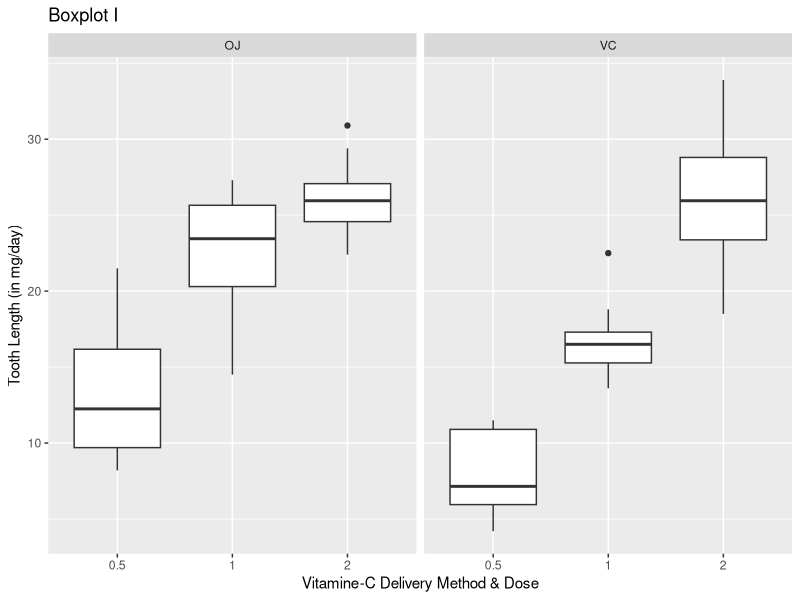
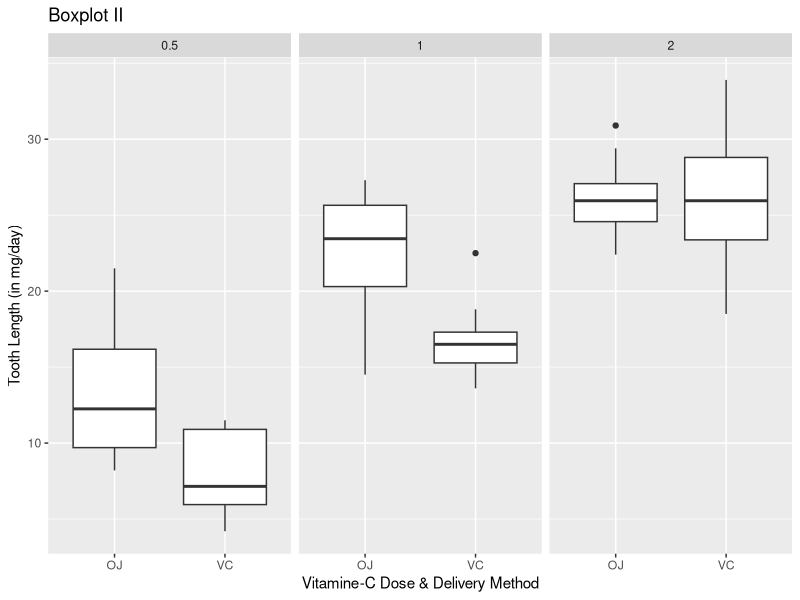

Write R code to recreate these figures, in order. (Note: this script raises an error after producing the figures.)
## ---- chunk 1
# Load dataset
data(ToothGrowth)

# Convert numeric dose values to factor (dose levels) 
ToothGrowth$dose <- factor(ToothGrowth$dose)

# Show structure of dataset
str(ToothGrowth)

# Show snapshot of dataset
head(ToothGrowth, 3); tail(ToothGrowth, 3)

# Show contingency table to show treatmeant grouping of oservations
table(ToothGrowth$dose,
      ToothGrowth$supp)
## ---- chunk 2
# data manipulation
library(plyr)
library(dplyr)   
library(ggplot2) # data visualizations
## ---- chunk 3
par(mfrow=c(1,2))

ggplot(ToothGrowth, aes(x = dose, y = len)) +
      geom_boxplot() +
      facet_grid(. ~ supp) +
      labs(title = "Boxplot I",
           x     = "Vitamine-C Delivery Method & Dose",
           y     = "Tooth Length (in mg/day)")

ggplot(ToothGrowth, aes(x = supp, y = len)) +
      geom_boxplot() +
      facet_grid(. ~ dose) +
      labs(title = "Boxplot II",
           x     = "Vitamine-C Dose & Delivery Method",
           y     = "Tooth Length (in mg/day)")
## ---- chunk 4
# H01:  Mean_2.0 = Mean_1.0 = Mean_0.5

# Ha1a: Mean_2.0 > Mean_1.0
  Ha1a <-
t.test(x = ToothGrowth$len[ToothGrowth$dose == "2"],
       y = ToothGrowth$len[ToothGrowth$dose == "1"],
       alternative = "greater",
       paired      = FALSE); Ha1a

# Ha1b:            Mean_1.0 > Mean_0.5
  Ha1b <-
t.test(x = ToothGrowth$len[ToothGrowth$dose == "1"],
       y = ToothGrowth$len[ToothGrowth$dose == "0.5"],
       alternative = "greater",
       paired = FALSE)

## ---- chunk 5
# H01:  Mean_2.0 = Mean_1.0 = Mean_0.5

## Ha1:  For "OJ" Delivery Method

# Ha1a: Mean_2.0 > Mean_1.0
  Ha1a_OJ <-
t.test(x = ToothGrowth$len[ToothGrowth$dose == "2" & ToothGrowth$supp == "OJ"],
       y = ToothGrowth$len[ToothGrowth$dose == "1" & ToothGrowth$supp == "OJ"],
       alternative = "greater",
       paired = FALSE)

# Ha1b:            Mean_1.0 > Mean_0.5
  Ha1b_OJ <-
t.test(x = ToothGrowth$len[ToothGrowth$dose == "1"   & ToothGrowth$supp=="OJ"],
       y = ToothGrowth$len[ToothGrowth$dose == "0.5" & ToothGrowth$supp=="OJ"],
       alternative = "greater",
       paired = FALSE)

## Ha1: For "VC" Delivery Method

# Ha1a: Mean_2.0 > Mean_1.0
  Ha1a_VC <-
t.test(x = ToothGrowth$len[ToothGrowth$dose == "2" & ToothGrowth$supp=="VC"],
       y = ToothGrowth$len[ToothGrowth$dose == "1" & ToothGrowth$supp=="VC"],
       alternative = "greater",
       paired = FALSE)

# Ha1b:            Mean_1.0 > Mean_0.5
  Ha1b_VC <-
t.test(x = ToothGrowth$len[ToothGrowth$dose == "1"   & ToothGrowth$supp=="VC"],
       y = ToothGrowth$len[ToothGrowth$dose == "0.5" & ToothGrowth$supp=="VC"],
       alternative = "greater",
       paired = FALSE)

## ---- chunk 6
# H02: Mean_OJ  = Mean_VC

# Ha2: Mean_OJ != Mean_VC
  Ha2 <-
t.test(x = ToothGrowth$len[ToothGrowth$supp == "OJ"],
       y = ToothGrowth$len[ToothGrowth$supp == "VC"],
       alternative = "two.sided",
       paired = FALSE)
## ---- chunk 7
# H02: Mean_OJ  = Mean_VC

## Ha2: For 0.5 mg/day

# Ha2: Mean_OJ != Mean_VC
  Ha2_0.5 <-
t.test(x = ToothGrowth$len[ToothGrowth$supp == "OJ" & ToothGrowth$dose == "0.5"],
       y = ToothGrowth$len[ToothGrowth$supp == "VC" & ToothGrowth$dose == "0.5"],
       alternative = "two.sided",
       paired = FALSE)

## Ha2: For 1 mg/day

# Ha2: Mean_OJ != Mean_VC
  Ha2_1.0 <-
t.test(x = ToothGrowth$len[ToothGrowth$supp == "OJ" & ToothGrowth$dose == "1"],
       y = ToothGrowth$len[ToothGrowth$supp == "VC" & ToothGrowth$dose == "1"],
       alternative = "two.sided",
       paired = FALSE)

## Ha2: For 2 mg/day

# Ha2: Mean_OJ != Mean_VC
  Ha2_2.0 <-
t.test(x = ToothGrowth$len[ToothGrowth$supp=="OJ" & ToothGrowth$dose == "2"],
       y = ToothGrowth$len[ToothGrowth$supp=="VC" & ToothGrowth$dose == "2"],
       alternative = "two.sided",
       paired = FALSE)
## ---- chunk 8
HypTest  <- rbind(cbind(Hypothesis = "Ha1a",    ldply(Ha1a,    data.frame)),
                  cbind(Hypothesis = "Ha1b",    ldply(Ha1b,    data.frame)),
                  cbind(Hypothesis = "Ha1a_OJ", ldply(Ha1a_OJ, data.frame)),
                  cbind(Hypothesis = "Ha1a_VC", ldply(Ha1a_VC, data.frame)),
                  cbind(Hypothesis = "Ha1b_OJ", ldply(Ha1b_OJ, data.frame)),
                  cbind(Hypothesis = "Ha1b_VC", ldply(Ha1b_VC, data.frame)),
                  cbind(Hypothesis = "Ha2",     ldply(Ha2,     data.frame)),
                  cbind(Hypothesis = "Ha2_0.5", ldply(Ha2_0.5, data.frame)),
                  cbind(Hypothesis = "Ha2_1.0", ldply(Ha2_1.0, data.frame)),
                  cbind(Hypothesis = "Ha2_2.0", ldply(Ha2_2.0, data.frame)))
  
colnames(HypTest) <- c("Hypothesis", "TestComp", "TestVal")
  
## ---- chunk 9
par(mfrow=c(1,2))

HypSumm <-
ggplot(subset(HypTest, TestComp == "p.value"), aes(Hypothesis, TestVal)) +
      geom_bar(stat = "identity") +
      geom_hline(aes(yintercept=.05), linetype = "dashed") +
      geom_label(aes(label = round(TestVal, 3))) +
      labs(title = "Summary of Hypothesis p-values",
           x     = "Hypothesis",
           y     = "p-value"); HypSumm
HypSumm +
      coord_cartesian(ylim = c(0, 0.075))
## ---- chunk 10
GraphI <-
ggplot(ToothGrowth, aes(len)) +
      labs(title = "Graph I: Disribution of Tooth Length",
           x     = "Tooth Length (in mg/day)",
           y     = "Density") +
      geom_histogram(aes(y = ..density..), binwidth = 1) +
      geom_density(size = 1) +
      geom_vline(aes(xintercept = mean(  len)), linetype="solid") +
      geom_vline(aes(xintercept = median(len)), linetype="dashed")
GraphI
## ---- chunk 11
len_dose <- group_by(ToothGrowth, dose) %>%
      summarise(mean   = mean(  len),
                median = median(len))

GraphII <-
ggplot(ToothGrowth, aes(x = len)) +
      labs(title = "Graph II: Distribution of Tooth Length by Vitamin-C Dose",
           x     = "Tooth Length (in mg/day)",
           y     = "Density") +
      geom_histogram(aes(y = ..density.., fill = dose),
                     binwidth = 1, alpha = .5, position = "identity") +
      geom_density(aes(colour = dose), size = .75, show.legend = F) +
      geom_vline(data = len_dose, aes(xintercept = mean,   colour = dose),
                 linetype = "solid", show.legend = F) +
      geom_vline(data = len_dose, aes(xintercept = median, colour = dose),
                 linetype = "dashed", show.legend = F) +
      scale_fill_discrete(name = "Dose Level (in mg/day)")
GraphII
## ---- chunk 12
len_supp <- group_by(ToothGrowth, supp) %>% 
      summarise(mean   = mean(  len),
                median = median(len))

GraphIII <-
ggplot(ToothGrowth, aes(x = len)) +
      labs(title = "Graph III: Distribution of Tooth Length by Vitamin-C Delivery Method",
           x     = "Tooth Length (in mg/day)",
           y     = "Density") +
      geom_histogram(aes(y = ..density.., fill = supp),
                     binwidth = 1, alpha = .5, position = "identity") +
      geom_density(aes(colour = supp),
                   size = .75, show.legend = F) +
      geom_vline(data = len_supp, aes(xintercept = mean,   colour = supp),
                 linetype = "solid", show.legend = F) +
      geom_vline(data = len_supp, aes(xintercept = median, colour = supp),
                 linetype = "dashed", show.legend = F) +
      scale_fill_discrete(name = "Supplement Type / Delivery Method")
GraphII
## ---- chunk 13
# Histogram, density functions, means, and medians of tooth length by combination of supplement/delivery type and dose levels
GraphIV <-
ggplot(ToothGrowth, aes(len)) +
      labs(title = "Graph IV: Distribution of Tooth Length by Combination of Vitamin-C Dose & Delivery Method",
           x     = "Tooth Length (in mg/day)",
           y     = "Density") +
      geom_histogram(aes(y=..density..),
                     binwidth = .5) +
      geom_density() +
      facet_grid(supp ~ dose)
GraphIV
## ---- chunk 14

# Logaritmize (natural logarithm) the toot-length variable
ToothGrowth$loglen <- log(ToothGrowth$len)

# Histogram and density function regardless of treatment
ggplot(ToothGrowth, aes(loglen)) +
      labs(title = "Graph I': Disribution of Tooth Length (log-transformed)",
           x     = "Tooth Length (log-transformed)",
           y     = "Density") +
      geom_histogram(aes(y = ..density..), binwidth = 1) +
      geom_density(size = 1) +
      geom_vline(aes(xintercept = mean(  loglen)), linetype="solid") +
      geom_vline(aes(xintercept = median(loglen)), linetype="dashed")

# Histogram and density function by dose levels
loglen_dose <- group_by(ToothGrowth, dose) %>%
      summarise(mean   = mean(  loglen),
                median = median(loglen))

ggplot(ToothGrowth, aes(x = loglen)) +
      labs(title = "Graph II': Distribution of Tooth Length (log-transformed) by Vitamin-C Dose",
           x     = "Tooth Length (log-transformed)",
           y     = "Density") +
      geom_histogram(aes(y = ..density.., fill = dose),
                     binwidth = 1, alpha = .5, position = "identity") +
      geom_density(aes(colour = dose), size = .75, show.legend = F) +
      geom_vline(data = loglen_dose, aes(xintercept = mean,   colour = dose),
                 linetype = "solid", show.legend = F) +
      geom_vline(data = loglen_dose, aes(xintercept = median, colour = dose),
                 linetype = "dashed", show.legend = F) +
      scale_fill_discrete(name = "Dose Level (in mg/day)")

# Histogram and density function by supplement/delivery type
loglen_supp <- group_by(ToothGrowth, supp) %>%
      summarise(mean   = mean(  loglen),
                median = median(loglen))

ggplot(ToothGrowth, aes(x = loglen)) +
      labs(title = "Graph III': Distribution of Tooth Length (log-transformed) by Vitamin-C Delivery Method",
           x     = "Tooth Length (log-transformed)",
           y     = "Density") +
      geom_histogram(aes(y = ..density.., fill = supp),
                     binwidth = 1, alpha = .5, position = "identity") +
      geom_density(aes(colour = supp), size = .75, show.legend = F) +
      geom_vline(data = loglen_supp, aes(xintercept = mean,   colour = supp),
                 linetype = "solid", show.legend = F) +
      geom_vline(data = loglen_supp, aes(xintercept = median, colour = supp),
                 linetype = "dashed", show.legend = F) +
      scale_fill_discrete(name = "Supplement Type / Delivery Method")


# Histogram and density function by combination of supplement/delivery type and dose levels
ggplot(ToothGrowth, aes(loglen)) +
      labs(title = "Graph IV': Distribution of Tooth Length (log-transformed) by Combination of Vitamin-C Dose & Delivery Method",
           x     = "Tooth Length (log-transformed)",
           y     = "Density") +
      geom_histogram(aes(y=..density..),
                     binwidth = .5) +
      geom_density() +
      facet_grid(supp ~ dose)
